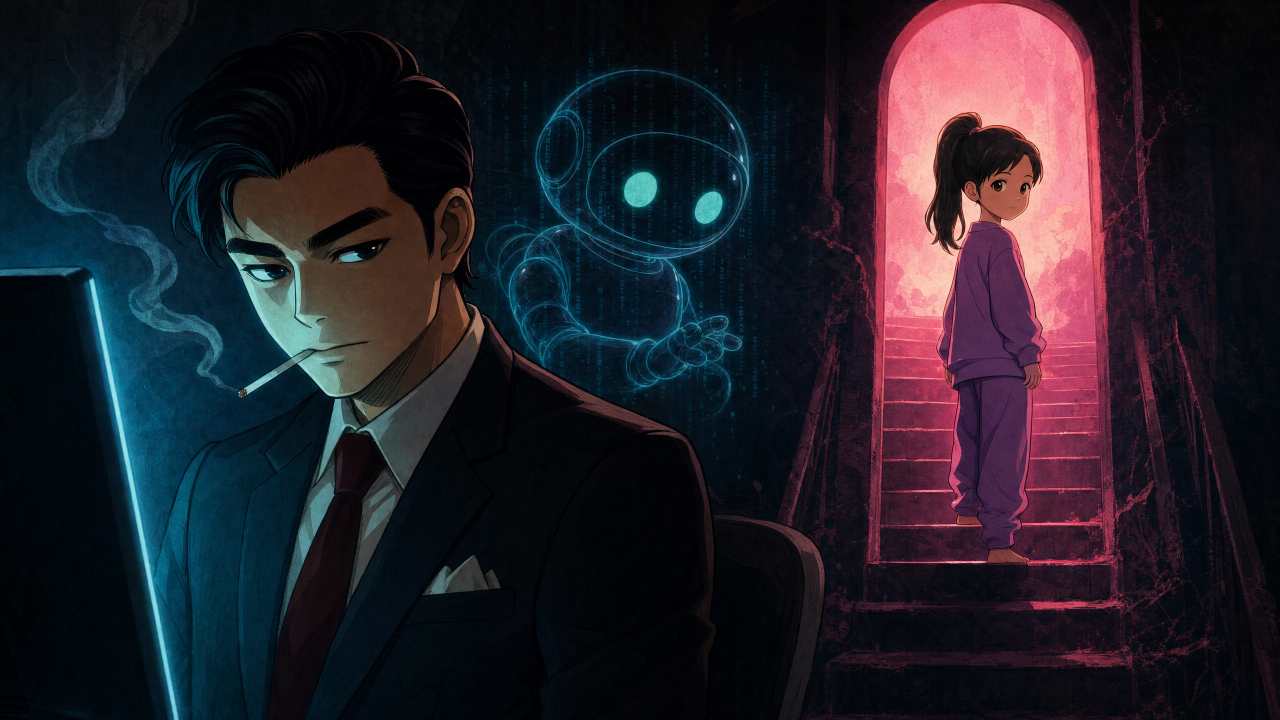
#> input picture 0001-jp-doji-setsuzoku/stills/thumbnail.jpg, 2560 x 1440 px (shown at 1/2 size)
$ python -i make_thumbnails.py   (imports and definitions only)
#> lines starting #> are read from the running program, lines starting #| are printed output that depends on the picture
#!/usr/bin/env python3
"""YouTube thumbnails, one look per song.

Background art is <mv>/stills/thumbnail.* (0002 uses stills/17.png). Output goes to
<mv>/exports/final/<title> [Thumbnail].jpg at 1280x720.

    python _tools/make_thumbnails.py            # all
    python _tools/make_thumbnails.py 0004 0005  # some

Display fonts live in _tools/fonts. Keep the bottom-right corner clear: YouTube puts the
video length there.
"""
import math
import random
import sys
from pathlib import Path
from PIL import Image, ImageDraw, ImageFilter, ImageFont, ImageChops

MV = Path(__file__).resolve().parent.parent
W, H = 1280, 720
SUP = "/System/Library/Fonts/Supplemental/"
SYS = "/System/Library/Fonts/"


def font(path, size, index=0):
    return ImageFont.truetype(path, size, index=index)


def cover(path, fx=0.5, fy=0.5, zoom=1.0):
#> called with fx = 0.5, fy = 0.5, zoom = 1
    im = Image.open(path).convert("RGB")
#> im is the input picture: PIL image 2560x1440 RGB; mean R, G, B 35.1, 31.2, 40.6
    s = max(W / im.width, H / im.height) * zoom
#> s = 0.5
    im = im.resize((round(im.width * s), round(im.height * s)), Image.LANCZOS)
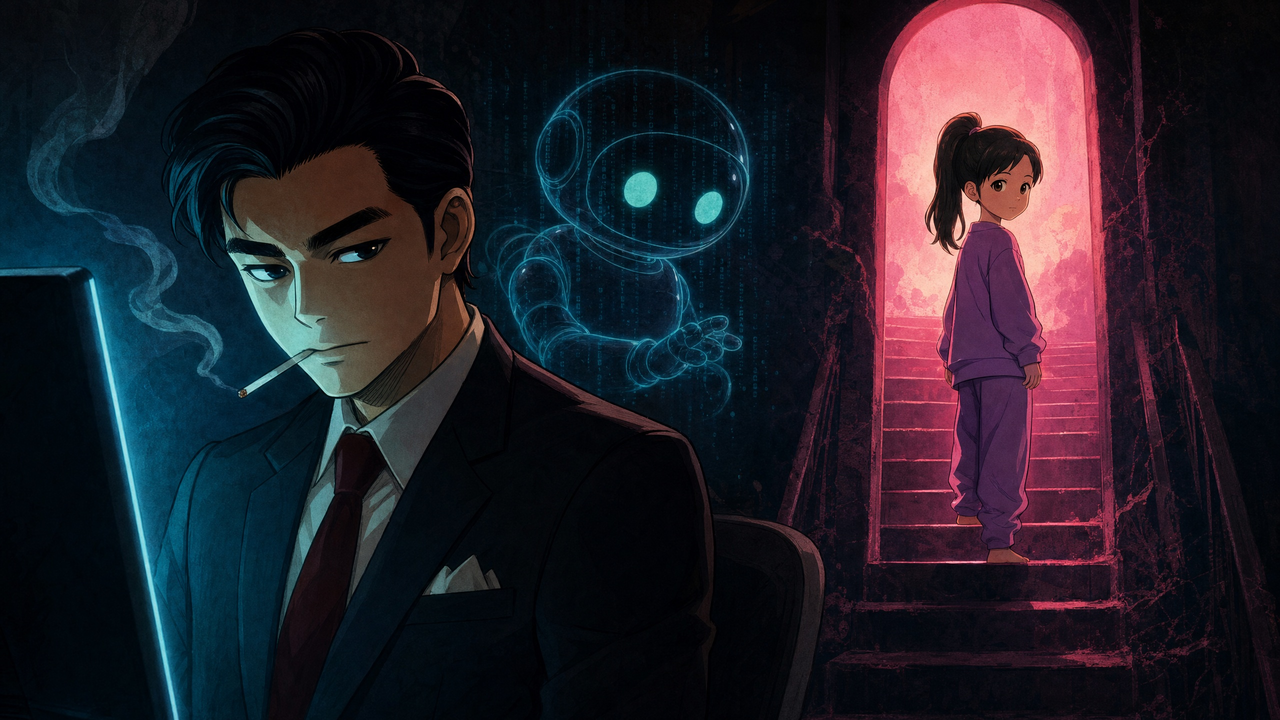
#> im: PIL image 1280x720 RGB; mean R, G, B 35.1, 31.2, 40.6
    x = round((im.width - W) * fx)
#> x = 0
    y = round((im.height - H) * fy)
#> y = 0
    return im.crop((x, y, x + W, y + H)).convert("RGBA")


# [57 lines left out: functions grad, text_mask, fill, glow, not called in this run]


def bbox_crop(layer):
    b = layer.getbbox()
    return layer.crop(b) if b else layer


# [68 lines left out: functions shear, place, shade, linear_mask, radial_mask, lang_chip, not called in this run]


# ---------------------------------------------------------------- logo builder
FONTS = Path(__file__).resolve().parent / "fonts"


# [5 lines left out: function gfont, not called in this run]


def word(text, f, tracking=0):
    m = text_mask(text, f, tracking=tracking, pad=10)
    return m.crop(m.getbbox())


def fit(text, name, width, tracking=0, weight=None):
    m = word(text, gfont(name, 200, weight), tracking)
    return word(text, gfont(name, max(20, round(200 * width / m.width)), weight), tracking)


# [60 lines left out: functions pad_mask, grow, logo, not called in this run]


def scale_to(layer, width):
    return layer.resize((width, round(layer.height * width / layer.width)), Image.LANCZOS)


# [50 lines left out: functions sparkle, embers, ribbon, slash, not called in this run]


STEEL = [
    (0, (255, 255, 255)),
    (0.35, (200, 208, 220)),
    (0.5, (110, 118, 132)),
    (0.56, (235, 240, 248)),
    (1, (140, 148, 162)),
]


# ---------------------------------------------------------------- 0001 JP
# [135 lines left out: functions jp, fr, burger, not_alone, out_of_my_way, not called in this run]


SONGS = {
    "0001": ("0001-jp-doji-setsuzoku", "[AI MV][JP] 同時接続10人", jp),
    "0002": ("0002-fr-je-marrete-pas", "[AI MV][FR] Je m'arrête pas", fr),
    "0003": ("0003-en-hamburger-hamburger", "[AI MV][EN] Hamburger Hamburger", burger),
    "0004": ("0004-en-not-alone", "[AI MV][EN] Not Alone", not_alone),
    "0005": ("0005-en-out-of-my-way", "[AI MV][EN] Out of My Way!", out_of_my_way),
}

# [13 lines not run here, left out]

>>> result = cover('../0001-jp-doji-setsuzoku/stills/thumbnail.jpg')

$ run again, on 0001-jp-doji-setsuzoku/stills/01-intro-empty.png
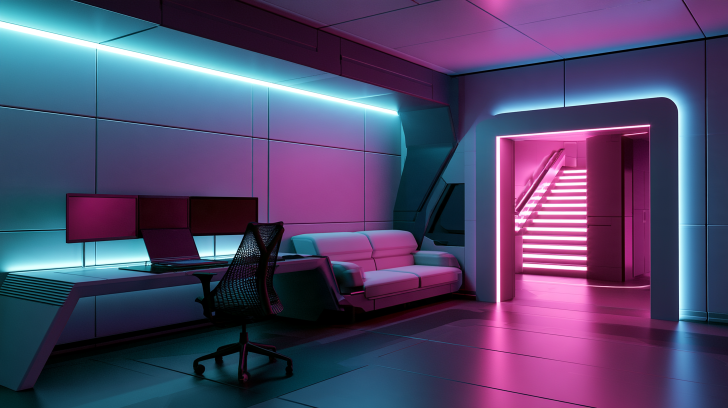
#> input picture 0001-jp-doji-setsuzoku/stills/01-intro-empty.png, 1456 x 816 px (shown at 1/2 size)
#> in cover, im is the input picture: PIL image 1456x816 RGB; mean R, G, B 79.3, 71.1, 106.9
#> in cover, `im = im.resize((round(im.width * s), round(im.height * s)), Image.LANC..`:
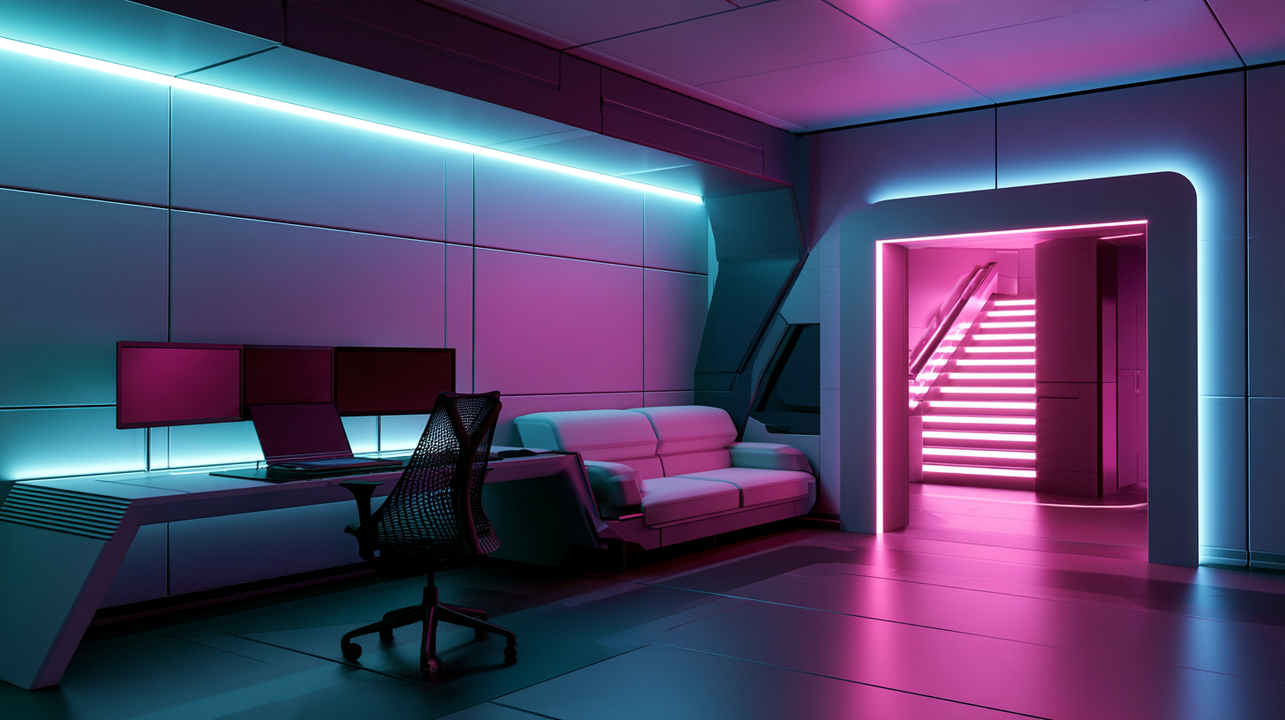
#> im: PIL image 1285x720 RGB; mean R, G, B 79.3, 71.1, 106.9
#> in cover, `return im.crop((x, y, x + W, y + H)).convert("RGBA")`:
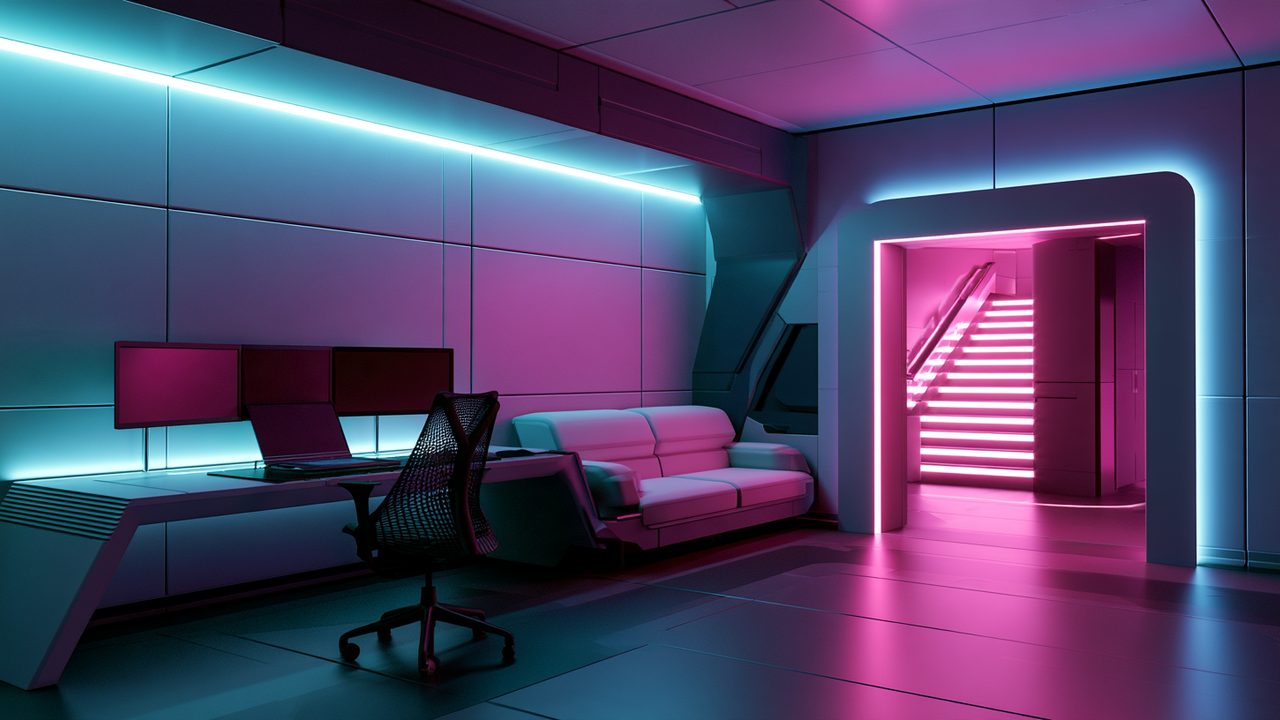
#> returned value: PIL image 1280x720 RGBA; mean R, G, B, A 79.4, 71.1, 107, 255

$ run again, on 0001-jp-doji-setsuzoku/stills/02-intro-sits.png
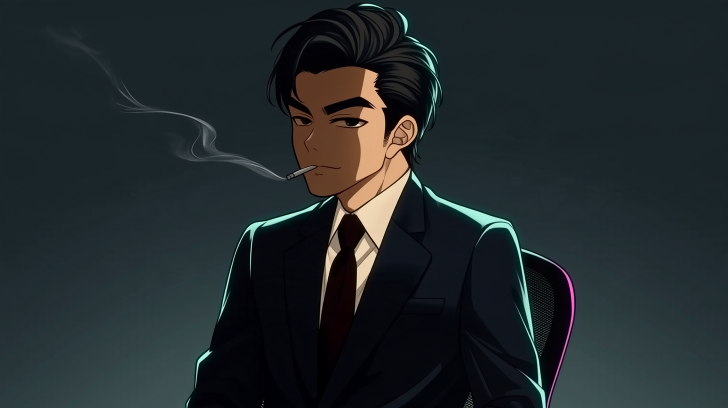
#> input picture 0001-jp-doji-setsuzoku/stills/02-intro-sits.png, 1456 x 816 px (shown at 1/2 size)
#> in cover, im is the input picture: PIL image 1456x816 RGB; mean R, G, B 33.9, 41.6, 44.1
#> in cover, `im = im.resize((round(im.width * s), round(im.height * s)), Image.LANC..`:
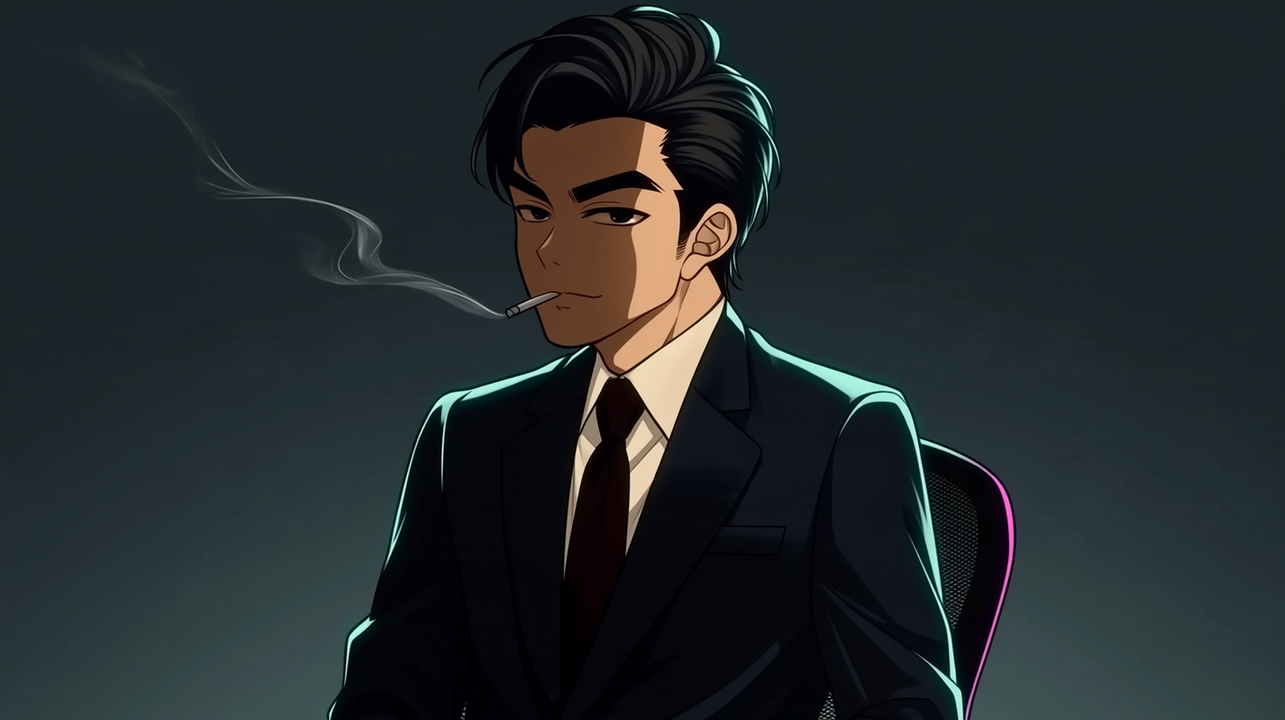
#> im: PIL image 1285x720 RGB; mean R, G, B 33.9, 41.6, 44.1

$ run again, on 0001-jp-doji-setsuzoku/stills/03-v1-ten-viewers.png
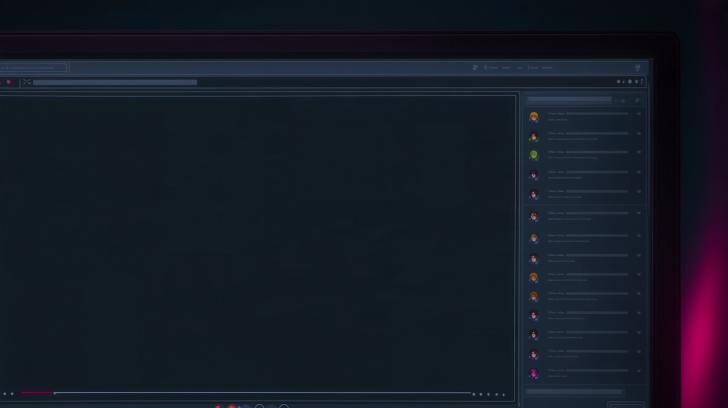
#> input picture 0001-jp-doji-setsuzoku/stills/03-v1-ten-viewers.png, 1456 x 816 px (shown at 1/2 size)
#> in cover, im is the input picture: PIL image 1456x816 RGB; mean R, G, B 21.8, 26.3, 37.9
#> in cover, `im = im.resize((round(im.width * s), round(im.height * s)), Image.LANC..`:
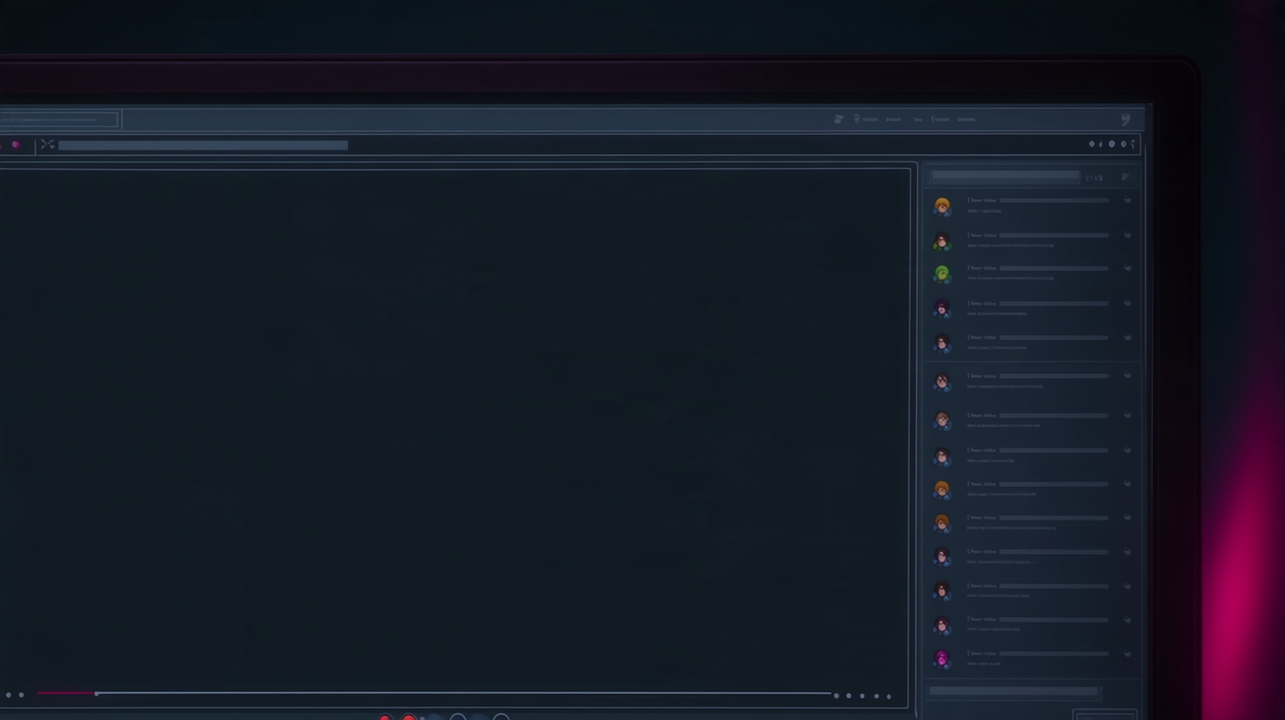
#> im: PIL image 1285x720 RGB; mean R, G, B 21.8, 26.3, 37.9
